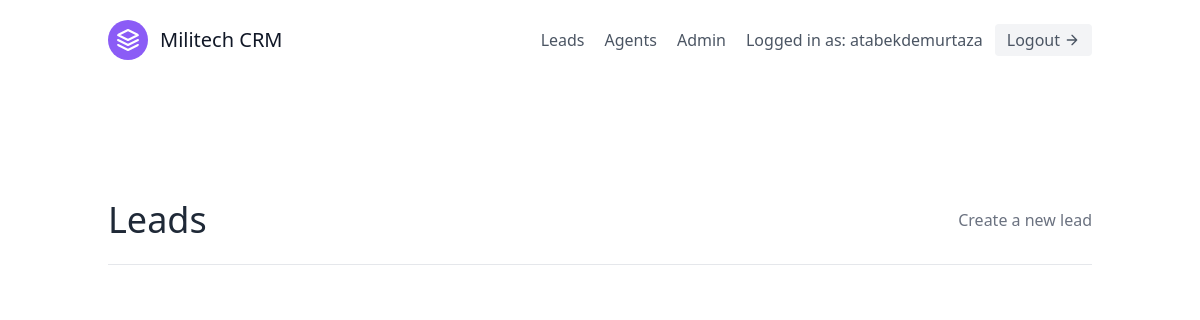
The app's page /leads/ (signed in), older data.
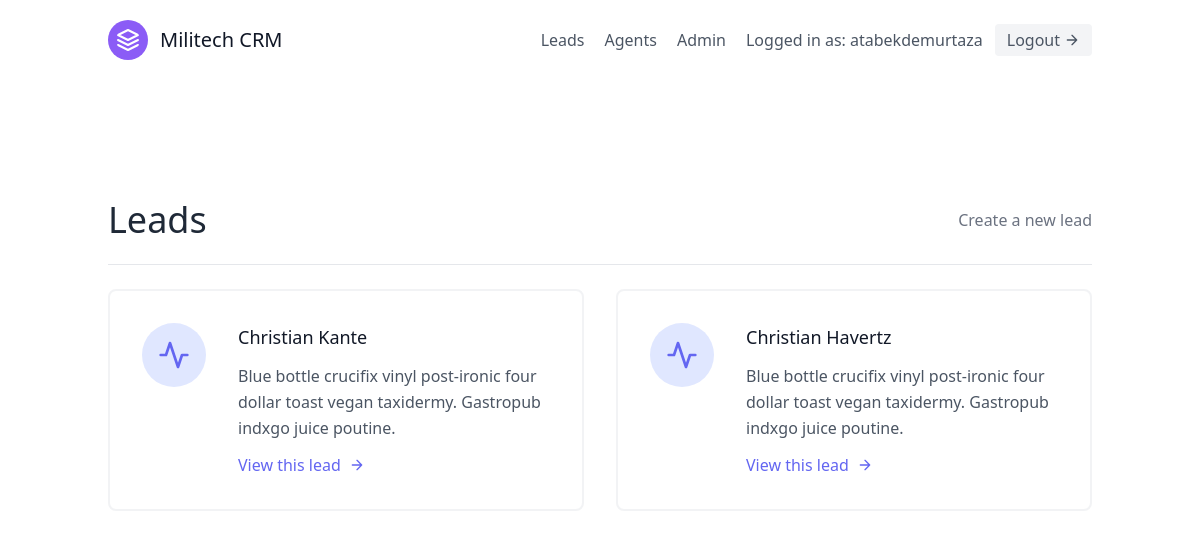
The same page, newer data.
### leads/models.py (models this page shows, shortened)
class User(AbstractUser):
    is_organisor = models.BooleanField(default=True)
    is_agent     = models.BooleanField(default=False)

class Lead(models.Model):
    first_name = models.CharField(max_length=20)
    last_name  = models.CharField(max_length=20)
    age        = models.IntegerField(default=0)
    agent      = models.ForeignKey("Agent", null=True, blank=True, on_delete=models.SET_NULL)

### leads/views.py (the view)
# urls.py: path('', LeadListView.as_view(), name='lead-list'),
class LeadListView(LoginRequiredMixin,ListView):
    template_name = 'leads/lead_list.html'
    queryset = Lead.objects.all()
    context_object_name = 'leads'

### leads/templates/leads/lead_list.html
{% extends 'base.html' %}
{% block content %}
    <section class="text-gray-600 body-font">
        <div class="container px-5 py-24 mx-auto flex flex-wrap">
            <div class="w-full mb-6 py-6 flex justify-between items-center border-b border-gray-200">
                <div>
                    <h1 class="text-4xl text-gray-800">Leads</h1>
                </div>
                {% if request.user.is_organisor %}
                    <div>
                        <a class="text-gray-500 hover:text-blue-500" href="{% url 'leads:lead-create' %}">
                            Create a new lead
                        </a>
                    </div>
                {% endif %}
            </div>
            <div class="flex flex-wrap -m-4">
                {% for lead in leads %}
                    <div class="p-4 lg:w-1/2 md:w-full">
                        <div class="flex border-2 rounded-lg border-gray-200 border-opacity-50 p-8 sm:flex-row flex-col">
                            <div class="w-16 h-16 sm:mr-8 sm:mb-0 mb-4 inline-flex items-center justify-center rounded-full bg-indigo-100 text-indigo-500 flex-shrink-0">
                                <svg fill="none" stroke="currentColor" stroke-linecap="round" stroke-linejoin="round"
                                    stroke-width="2" class="w-8 h-8" viewBox="0 0 24 24">
                                    <path d="M22 12h-4l-3 9L9 3l-3 9H2"></path>
                                </svg>
                            </div>
                            <div class="flex-grow">
                                <h2 class="text-gray-900 text-lg title-font font-medium mb-3">{{lead.first_name}} {{lead.last_name}}</h2>
                                <p class="leading-relaxed text-base">Blue bottle crucifix vinyl post-ironic four dollar toast
                                    vegan taxidermy. Gastropub indxgo juice poutine.</p>
                                <a href="{% url 'leads:lead-detail' lead.pk %}" class="mt-3 text-indigo-500 inline-flex items-center">View this lead
                                    <svg fill="none" stroke="currentColor" stroke-linecap="round" stroke-linejoin="round"
                                        stroke-width="2" class="w-4 h-4 ml-2" viewBox="0 0 24 24">
                                        <path d="M5 12h14M12 5l7 7-7 7"></path>
                                    </svg>
                                </a>
                            </div>
                        </div>
                    </div>
                {% endfor %}
            </div>
        </div>
    </section>
{% endblock content %}

### templates/base.html (shortened to what this page needs)
{% load static %}
<!DOCTYPE html>
<html lang="en">
<head>
    <link rel="stylesheet" href="{% static 'css/styles.css' %}">
    <link href="https://unpkg.com/tailwindcss@^2/dist/tailwind.min.css" rel="stylesheet">
</head>
<body>
    <div class="max-w-7xl mx-auto">
        {% include 'navbar.html' %}
        {% block content %}
        {% endblock %}
    </div>
</body>
</html>

### templates/navbar.html (shortened to what this page needs)
<header class="text-gray-600 body-font">
    <div class="container mx-auto flex flex-wrap p-5 flex-col md:flex-row items-center">
        <a class="flex title-font font-medium items-center text-gray-900 mb-4 md:mb-0">
            <svg xmlns="http://www.w3.org/2000/svg" fill="none" stroke="currentColor" stroke-linecap="round"
                stroke-linejoin="round" stroke-width="2" class="w-10 h-10 text-white p-2 bg-purple-500 rounded-full"
                viewBox="0 0 24 24">
                <path d="M12 2L2 7l10 5 10-5-10-5zM2 17l10 5 10-5M2 12l10 5 10-5"></path>
            </svg>
            <span class="ml-3 text-xl">Militech CRM</span>
        </a>
        <nav class="md:ml-auto flex flex-wrap items-center text-base justify-center">
            {% if not request.user.is_authenticated %}
                <a href="{% url 'signup' %}" class="mr-5 hover:text-gray-900">Sign up</a>
            {% else %}
                <a href="{% url 'leads:lead-list' %}" class="mr-5 hover:text-gray-900">Leads</a>
                {% if request.user.is_organisor  %}
                    <a href="{% url 'agents:agent-list' %}" class="mr-5 hover:text-gray-900">Agents</a>
                    <a href="/admin/" class="mr-5 hover:text-gray-900">Admin</a>
                {% endif %}
            {% endif %}
        </nav>
        {% if request.user.is_authenticated %}
            Logged in as: {{request.user.username}}
            <a href="{% url 'logout' %}" class="ml-3 inline-flex items-center bg-gray-100 border-0 py-1 px-3 focus:outline-none hover:bg-gray-200 rounded text-base mt-4 md:mt-0">
                Logout
                <svg fill="none" stroke="currentColor" stroke-linecap="round" stroke-linejoin="round" stroke-width="2"
                    class="w-4 h-4 ml-1" viewBox="0 0 24 24">
                    <path d="M5 12h14M12 5l7 7-7 7"></path>
                </svg>
            </a>
        {% endif %}
    </div>
</header>

### templates/scripts.html (shortened to what this page needs)
{% load static %}

Row changes from the older to the newer data that the page shows:
added Lead: first_name "Christian", last_name "Kante"
added Lead: first_name "Christian", last_name "Havertz"
